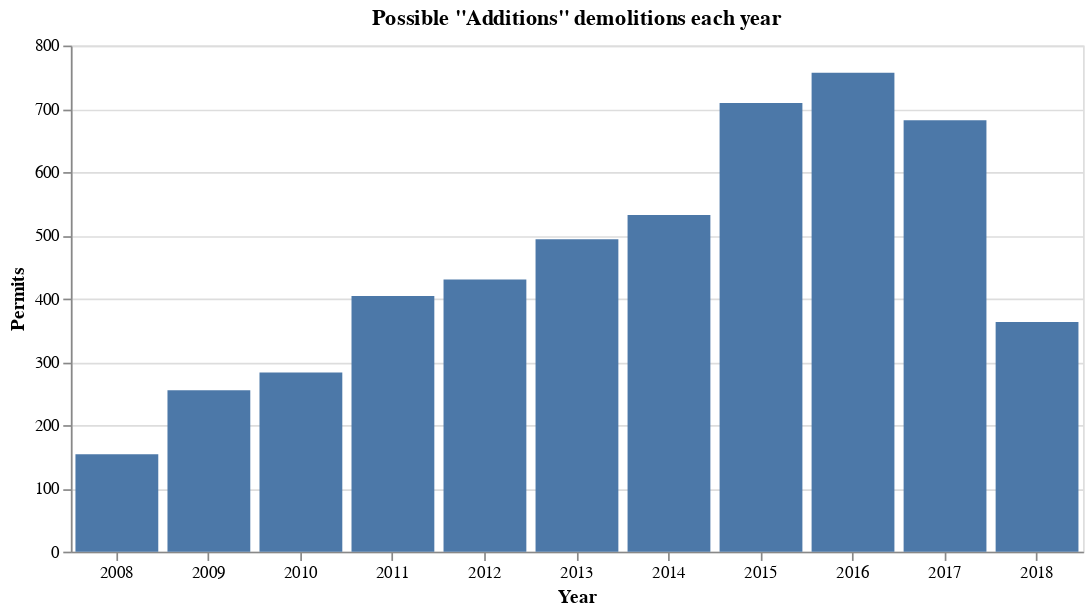

Notebook code for this chart:
### Code cell
# make chart
alt.Chart(demos_by_year.reset_index(), title='Possible "Additions" demolitions each year').mark_bar().encode(
    x=alt.X("Year:O", axis=alt.Axis(title="Year", labelAngle=0)),
    y=alt.Y("Count:Q", axis=alt.Axis(title="Permits")),
).properties(width=600)

### Figure 1 — Vega-Lite specification as saved in the notebook (floating-point values rounded to 4 significant figures)
{"$schema": "https://vega.github.io/schema/vega-lite/v2.4.1.json", "config": {"view": {"height": 300, "width": 400}}, "data": {"values": [{"Count": 757, "Year": "2016", "index": 0}, {"Count": 709, "Year": "2015", "index": 1}, {"Count": 682, "Year": "2017", "index": 2}, {"Count": 532, "Year": "2014", "index": 3}, {"Count": 494, "Year": "2013", "index": 4}, {"Count": 430, "Year": "2012", "index": 5}, {"Count": 404, "Year": "2011", "index": 6}, {"Count": 363, "Year": "2018", "index": 7}, {"Count": 283, "Year": "2010", "index": 8}, {"Count": 255, "Year": "2009", "index": 9}, {"Count": 154, "Year": "2008", "index": 10}]}, "encoding": {"x": {"axis": {"labelAngle": 0, "title": "Year"}, "field": "Year", "type": "ordinal"}, "y": {"axis": {"title": "Permits"}, "field": "Count", "type": "quantitative"}}, "mark": "bar", "title": "Possible \"Additions\" demolitions each year", "width": 600}
